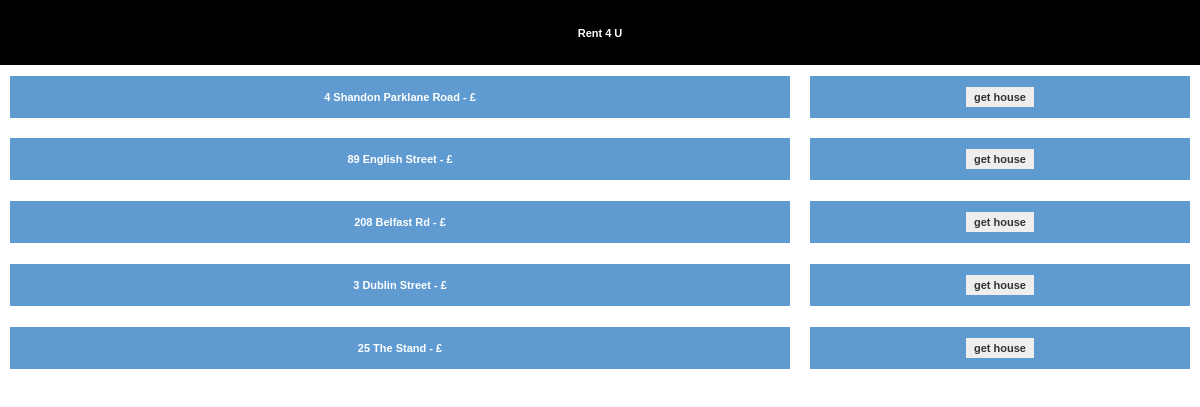
The page / on the database its author committed.
### tables this page shows
CREATE TABLE IF NOT EXISTS `07rentlist` (
  `id` int(11) NOT NULL AUTO_INCREMENT,
  `address` varchar(1000) NOT NULL,
  `type` varchar(300) NOT NULL,
  `town` varchar(300) NOT NULL,
  `description` varchar(1000) NOT NULL,
  `image` varchar(250) NOT NULL,
  `beds` int(2) NOT NULL,
  `Price` int(11) NOT NULL,
  PRIMARY KEY (`id`)
);

### index.php (the view, shortened to what this page needs)
<?php
include("connect.php");
$query="SELECT * FROM 07rentlist";
$result = mysqli_query($conn, $query);
?>
<!DOCTYPE html>
<html lang="en">
<head>
    <link rel="stylesheet" href="css/normalize.css">
    <link rel="stylesheet" href="css/cutegrids.css">
    <link rel="stylesheet" href="css/mystyle.css">
</head>
<body>
<div id='head'>
	Rent 4 U
</div>
<?php
	if (mysqli_num_rows($result) > 0){
		while ($row = mysqli_fetch_assoc($result)){
			$addr = $row["address"];
			$price =$row["price"];
			$id = $row["id"];
			echo "<div class='row'>
					<div class='cute-8-tablet'>
            			<div class='box'>
						<p>$addr  - <strong>£$price</strong></p>
						</div>
					</div>
					<div class='cute-4-tablet'>
					<div class='box'>
						<a href='rent.php?sendid=$id' class='button'>get house</a>
					</div>
					</div>
				</div>";
		}
	}
?>
</body>
</html>

### css/cutegrids.css (style rules this page uses)
*, *:after, *:before { margin: 0; padding: 0; -webkit-box-sizing: border-box; -moz-box-sizing: border-box; box-sizing: border-box }
.row { width: 100%; max-width:75rem; margin:0 auto; }
[class*='cute-'] { float: left; position: relative; padding: 0.65rem; width:100%; }
[class*='cute-']:last-of-type { float: right; }
.row:after, .group:after, .clearfix:after { content: ""; display: table; clear: both }
@media only screen and (min-width: 48em) { .cute-4-tablet { width: 33.333333333333%; } }
@media only screen and (min-width: 48em) { .cute-8-tablet { width: 66.666666666667%; } }

### css/mystyle.css (style rules this page uses)
.button { font: bold 11px Arial; text-decoration: none; background-color: #EEEEEE; color: #333333; padding: 4px 8px ; }
.box { text-align: center; background:#5F9BD1; color: #fff; padding: 15px 0; }
#head { width:100%; background:#000; color:white; text-align:center; padding:20pt; }
body { font: bold 11px Arial; }

### rows shown on the page
07rentlist: address "4 Shandon Parklane Road"
07rentlist: address "89 English Street"
07rentlist: address "208 Belfast Rd"
07rentlist: address "3 Dublin Street"
07rentlist: address "25 The Stand"
